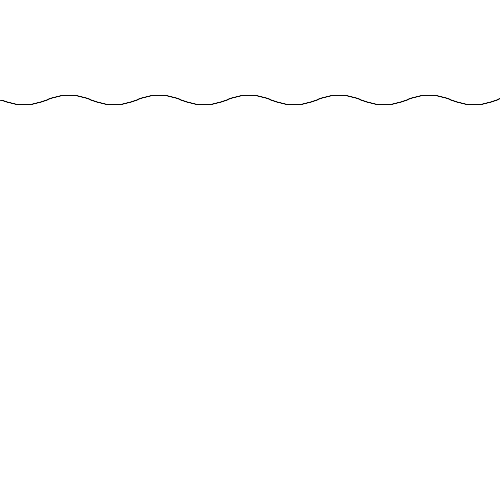
Frame 1 (no input)
Frame 60 (the mouse pressed at the canvas centre just before this capture): identical to frame 1, image omitted
Frame 120 (the mouse held since frame 60 and released just before this capture): identical to frame 1, image omitted

The Processing sketch that drew this single still picture (run headless with seeded random() and noise(); from frame 60 on, the mouse is pressed at the canvas centre):

// Processing sketch: processing_129104
// ── processing_129104.pde

float waveHeight = 5;

void setup()
{
  size(500, 500);
}

void draw()
{
  background(255);
  
  // start position
  float starty = 100.0;
  
  float ly = starty;
  float lx = 0.0;
   
  // end position
  float endx = 500.0;
  float endy = 100.0;
   
  // only draw until we've exceeded the end position
  // && means 'and' and that both things have to be true
  while (lx < endx)
  {
    // how far down the wave goes
    float waveHeight = 5;
    float waveFrequency = 4;
    float nextX = lx + 1;
    float nextY = starty + waveHeight * sin(radians(lx * waveFrequency));
    line(lx, ly, nextX, nextY);
    ly = nextY;
    lx = nextX;
  }
 

}
